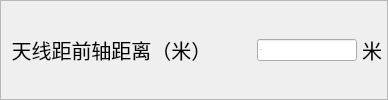
               <widget class="QFrame" name="VehicleFrame4_2">
                <property name="font">
                 <font>
                  <pointsize>10</pointsize>
                 </font>
                </property>
                <property name="frameShape">
                 <enum>QFrame::StyledPanel</enum>
                </property>
                <property name="frameShadow">
                 <enum>QFrame::Raised</enum>
                </property>
                <layout class="QGridLayout" name="gridLayout_28">
                 <property name="leftMargin">
                  <number>5</number>
                 </property>
                 <property name="topMargin">
                  <number>5</number>
                 </property>
                 <property name="rightMargin">
                  <number>5</number>
                 </property>
                 <property name="bottomMargin">
                  <number>5</number>
                 </property>
                 <property name="spacing">
                  <number>5</number>
                 </property>
                 <item row="0" column="0">
                  <layout class="QHBoxLayout" name="horizontalLayout_53">
                   <item>
                    <widget class="QLabel" name="VehicleFrame4_label1_2">
                     <property name="font">
                      <font>
                       <pointsize>15</pointsize>
                      </font>
                     </property>
                     <property name="text">
                      <string> 天线距前轴距离（米）</string>
                     </property>
                    </widget>
                   </item>
                   <item>
                    <spacer name="horizontalSpacer_22">
                     <property name="orientation">
                      <enum>Qt::Horizontal</enum>
                     </property>
                     <property name="sizeHint" stdset="0">
                      <size>
                       <width>40</width>
                       <height>20</height>
                      </size>
                     </property>
                    </spacer>
                   </item>
                   <item>
                    <widget class="QLineEdit" name="lineEdit_tAntennaToAxisDistance">
                     <property name="minimumSize">
                      <size>
                       <width>100</width>
                       <height>0</height>
                      </size>
                     </property>
                     <property name="maximumSize">
                      <size>
                       <width>100</width>
                       <height>16777215</height>
                      </size>
                     </property>
                     <property name="font">
                      <font>
                       <pointsize>-1</pointsize>
                      </font>
                     </property>
                     <property name="text">
                      <string>1.2</string>
                     </property>
                    </widget>
                   </item>
                   <item>
                    <widget class="QLabel" name="VehicleFrame4_label2_2">
                     <property name="font">
                      <font>
                       <pointsize>15</pointsize>
                      </font>
                     </property>
                     <property name="text">
                      <string>米</string>
                     </property>
                    </widget>
                   </item>
                  </layout>
                 </item>
                </layout>
               </widget>
